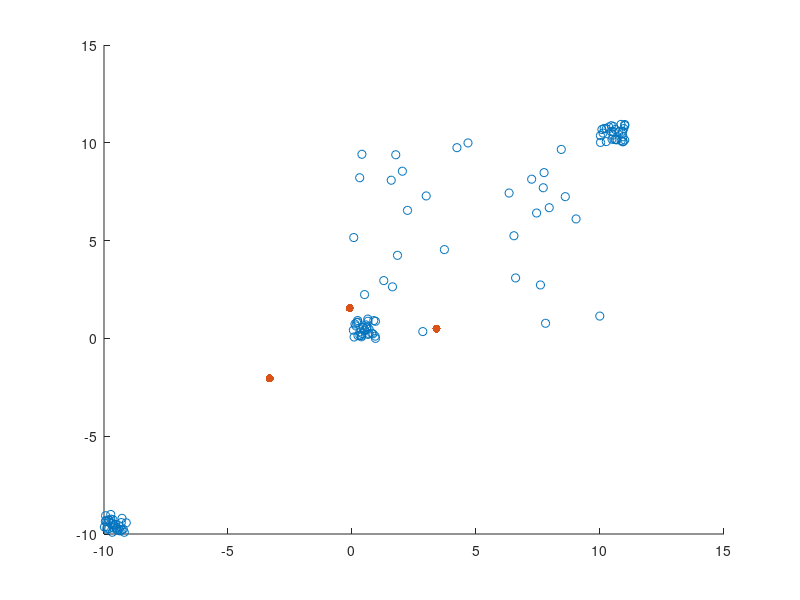

This figure's MATLAB source: (Note: this script raises an error after producing the figure.)
clear all;
close all;
addpath('descripteurs');
addpath('k-means');

N = 120;
d = 2;
K = 3;

listPts0 = rand(N/4,d);
listPts1 = rand(N/4,d)+10;
listPts2 = rand(N/4,d)-10;
add_noise = rand(N/4,d)*10;
listPts = [listPts0.',listPts1.'].';
listPts = [listPts.',listPts2.'].';
listPts = [listPts.',add_noise.'].';
size(listPts)
nc = randi(K,1,N);
centers = rand(K,d);
centers = centers - mean(centers);
centers = centers *10;

figure
scatter(listPts(:,1),listPts(:,2));
hold on
scatter(centers(:,1),centers(:,2),'filled');
epochs = 4;
errors = [];
for i=1:epochs
    
    nc = assignementKMeans( listPts , centers );
    [ newcenters , errorq , movecenters ] = miseAjourKMeans( listPts, centers, nc );
    
    centers = newcenters;
    errors = [errors,errorq];
    errorq
    figure
    for j=1:K
        assigned = listPts(nc==j,:);
        scatter(assigned(:,1),assigned(:,2));
        hold on
    end
    scatter(centers(:,1),centers(:,2),'filled');
end
plot(errors);
